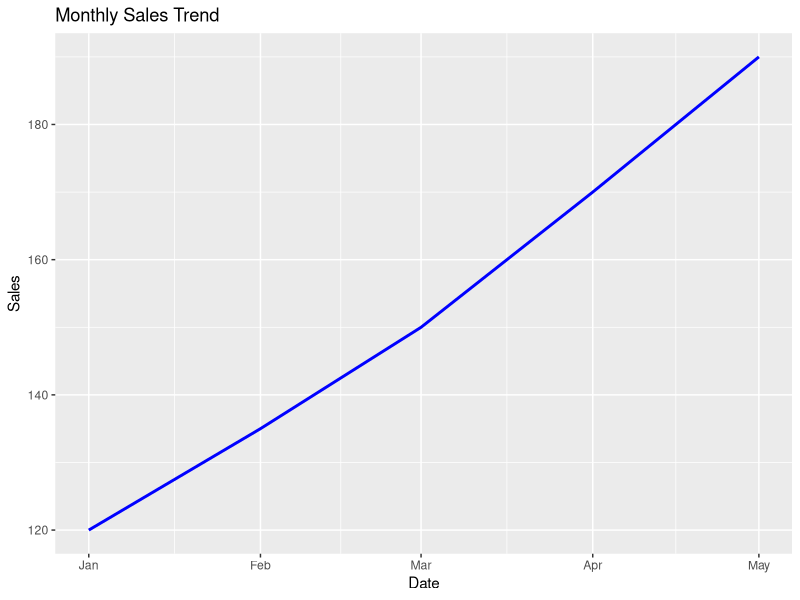

Write R code to recreate this figure.
#1 Line plot
library(ggplot2)

df1 <- data.frame(
  Date = as.Date(c("2024-01-01","2024-02-01","2024-03-01","2024-04-01","2024-05-01")),
  Sales = c(120,135,150,170,190)
)

ggplot(df1, aes(x = Date, y = Sales)) +
  geom_line(color = "blue", linewidth = 1) +
  ggtitle("Monthly Sales Trend")

